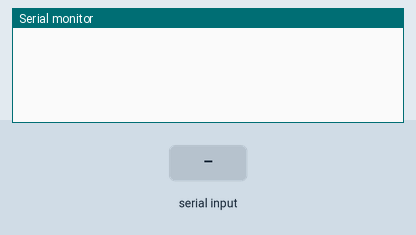
Recording of a sketch running on a simulated Arduino Uno, built with avr-gcc and run on an emulated ATmega328P. Shown: the last lines printed to the serial monitor. The test bench sets the inputs (shaded band).

Above: at 1.2 s.
1.3 s: "xf" received over Serial
At 4.0 s:
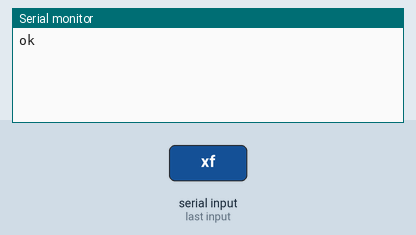
4.3 s: "90,45\n" received over Serial
At 6.1 s:
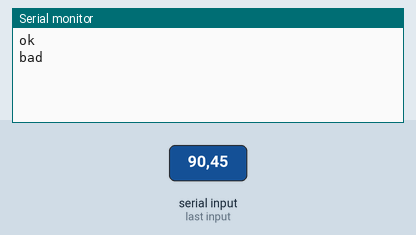

Measured:
- after the input at 1.3 s, the serial monitor: prints a new line after 1.5 s (image 1)
- after the input at 4.3 s, the serial monitor: prints a new line after 1.0 s (image 2)

The sketch:

stepper_motor_controller.ino
```cpp
#include <Stepper.h>

const int stepsPerRevolution = 200;
int inputtime = 10;
String com;
String line1;
String line2;

// initialize the stepper library on appropriate pins
Stepper stepperX(200, 3, 4);
Stepper stepperY(200, 8, 9);

void setup() {
  // set the speed at x rpm:
  stepperX.setSpeed(100);
  stepperY.setSpeed(100);

  // initialize the serial port:
  Serial.begin(9600);
}

void loop() {
  if(Serial.available() > 0) {
    // reading the incoming byte:
    com = Serial.readString();
    line1 = com.substring(0, 2);
    line2 = com.substring(2, 7);
    inputtime = line2.toInt();

    if(line1=="xf") {
      // rotate motor X clockwise by inputtime
      stepperX.step(inputtime);
      delay(500);
      Serial.println("ok");
    }
    else if(line1 == "xb") {
      // rotate motor X counterclockwise by inputtime
      stepperX.step(-inputtime);
      delay(500);
      Serial.println("ok");
    }
    else if(line1 == "yf") {
      // rotate motor Y clockwise by inputtime
      stepperY.step(inputtime);
      delay(500);
      Serial.println("ok");
    }
    else if(line1 == "yb") {
      // rotate motor Y counterclockwise by inputtime
      stepperY.step(-inputtime);
      delay(500);
      Serial.println("ok");
    }
    else {
      Serial.println("bad");
    }
    inputtime = 0;
  }

  delay(1);
}
```
